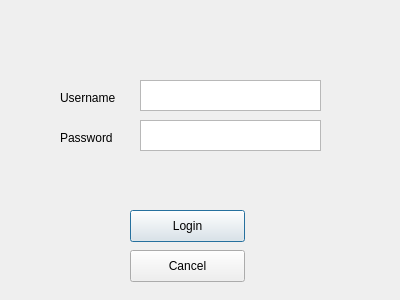
<?xml version="1.0" encoding="UTF-8"?>
<ui version="4.0">
 <class>LoginDialog</class>
 <widget class="QDialog" name="LoginDialog">
  <property name="geometry">
   <rect>
    <x>0</x>
    <y>0</y>
    <width>400</width>
    <height>300</height>
   </rect>
  </property>
  <property name="windowTitle">
   <string>Dialog</string>
  </property>
  <widget class="QPushButton" name="pushButton">
   <property name="geometry">
    <rect>
     <x>130</x>
     <y>210</y>
     <width>115</width>
     <height>32</height>
    </rect>
   </property>
   <property name="text">
    <string>Login</string>
   </property>
  </widget>
  <widget class="QPushButton" name="pushButton_2">
   <property name="geometry">
    <rect>
     <x>130</x>
     <y>250</y>
     <width>115</width>
     <height>32</height>
    </rect>
   </property>
   <property name="text">
    <string>Cancel</string>
   </property>
  </widget>
  <widget class="QTextEdit" name="textEdit">
   <property name="geometry">
    <rect>
     <x>140</x>
     <y>80</y>
     <width>181</width>
     <height>31</height>
    </rect>
   </property>
  </widget>
  <widget class="QTextEdit" name="textEdit_2">
   <property name="geometry">
    <rect>
     <x>140</x>
     <y>120</y>
     <width>181</width>
     <height>31</height>
    </rect>
   </property>
  </widget>
  <widget class="QLabel" name="label">
   <property name="geometry">
    <rect>
     <x>60</x>
     <y>90</y>
     <width>71</width>
     <height>16</height>
    </rect>
   </property>
   <property name="text">
    <string>Username</string>
   </property>
  </widget>
  <widget class="QLabel" name="label_2">
   <property name="geometry">
    <rect>
     <x>60</x>
     <y>130</y>
     <width>71</width>
     <height>16</height>
    </rect>
   </property>
   <property name="text">
    <string>Password</string>
   </property>
  </widget>
 </widget>
 <resources/>
 <connections/>
</ui>
